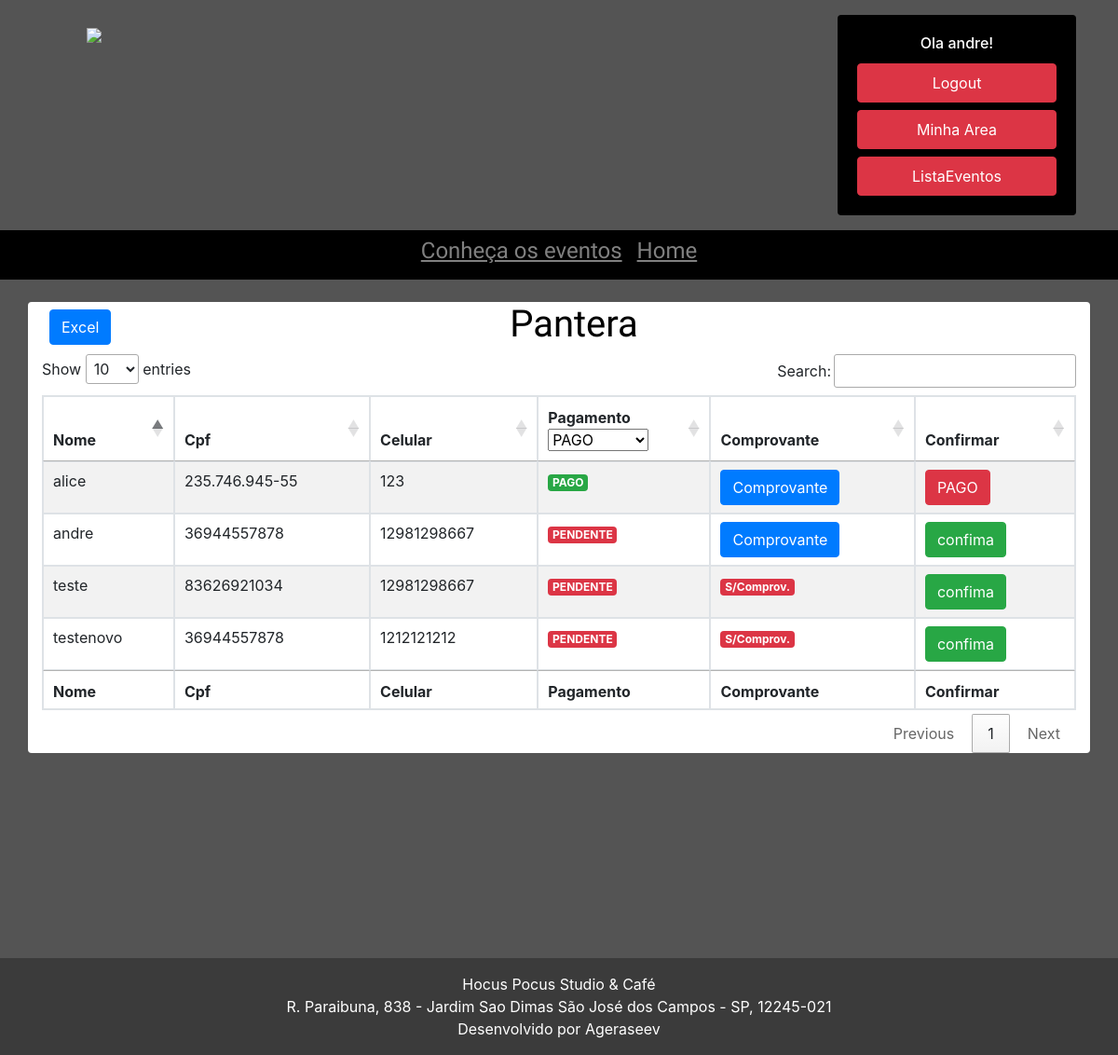
Screenshot of /lista (signed in) with the database file from the repository.
### show/models.py (models this page shows, shortened)
class Show(models.Model):
    titulo_show = models.CharField(max_length=100, )
    descricao_show = models.CharField(max_length=300)
    horario_do_show = models.CharField(max_length=100, null=True)
    data_do_show = models.DateField(null=True)
    banner = models.ImageField(upload_to='static/banners', blank=True)
    quadrado = models.ImageField(upload_to='static/banners', blank=True)
    ticket = models.ImageField(upload_to='static/ticket', blank=True)
    valor = models.DecimalField(max_digits=10, decimal_places=2, blank=True, null= True )
    publicada = models.BooleanField(default=False)
    pix = models.BooleanField(default=False)
    carrocel = models.BooleanField(default=False)

class NomeLista(models.Model):
    sem_registro = models.ForeignKey(UsuarioSemRegistro, on_delete=models.CASCADE, blank=True, null= True)
    roqueiro = models.ForeignKey(Usuario, on_delete=models.CASCADE, blank=True, null= True)
    pagamento = models.BooleanField(default=False)
    comprovante = models.ImageField(upload_to='comprovantes/%d/%m/%Y', blank=True)
    lista_reserva = models.ForeignKey(Show, on_delete=models.CASCADE, blank=True, null= True,)
    class Meta:
        unique_together = ('roqueiro', 'lista_reserva')

### usuario/models.py (models this page shows, shortened)
class Usuario(models.Model):
    usuario = models.OneToOneField(User, null=True, on_delete=models.CASCADE)
    cpf = models.CharField(max_length=11)
    celular = models.CharField(max_length=12)

class UsuarioSemRegistro(models.Model):
    usuario_sem_registro = models.CharField(max_length=50)
    cpf_sem_registro = models.CharField(max_length=11)
    celular_sem_registro = models.CharField(max_length=12)

### show/views.py (the view)
# urls.py: path('lista', lista, name='lista'),
def lista(request, id=1):
    if request.user.is_staff:
        if request.method == 'POST':
            id = request.POST['id']
            show = request.POST['show']
            cofirmapagamento = NomeLista.objects.filter(id=id)
            cofirmapagamento.update(
                pagamento=True)
            return redirect('lista/'+show)
        else:
            pessoa = NomeLista.objects.filter(lista_reserva_id=id)
            show = Show.objects.filter(id=id)
            dados = {'pessoas': pessoa,
                     'show': show
            }
            return render(request, 'lista.html', dados)
    else:
        return redirect('home')

### templates/lista.html (shortened to what this page needs)
{% extends 'base3.html' %}
{% load static %}
{% block content %}
<body>
<link rel="stylesheet" href="https://cdn.datatables.net/1.10.2/css/jquery.dataTables.min.css">
{% for nome_na_lista in show %}
<div class="container-lg bg-white rounded mt-4">
    <div class="row header" style="text-align:center;color:black">
        <div class="col-md-4 text-left m-2">
            <button id="export" class="btn btn-primary">Excel</button>
        </div>
        <h1 class="col-md-4 text-center " style="font-family: 'Chau Philomene One'">{{ nome_na_lista.titulo_show }}</h1>
    </div>
    <table id="example" class="table table-striped table-bordered" style="width:100%">
        <thead>
        <tr>
            <th>Nome</th>
            <th>Cpf</th>
            <th>Celular</th>
            <th>Pagamento</th>
            <th>Comprovante</th>
            <th>Confirmar</th>
        </tr>
        </thead>
        <tbody>
        {% for area in pessoas.all %}
        <tr>
            <td> {% if area.roqueiro == None %} {{ area.sem_registro.usuario_sem_registro }} {% else %}
                {{ area.roqueiro.usuario }} {% endif %}
            </td>
            <td>{{ area.roqueiro.cpf }} {{ area.sem_registro.cpf_sem_registro }}</td>
            <td>{{ area.roqueiro.celular }} {{ area.sem_registro.celular_sem_registro }}</td>
            {% if area.pagamento %}
            <td><label class="badge badge-success">PAGO</label></td>
            {% else %}
            <td><label class="badge badge-danger">PENDENTE</label></td>
            {% endif %}
            {% if area.comprovante %}
            <td><a href="{% url 'comprovante' %}/{{ area.id }}">
                <button class="btn btn-primary"> Comprovante</button>
            </a></td>
            {% else %}
            <td><label class="badge badge-danger"> S/Comprov. </label></td>
            {% endif %}
            <form action="{% url 'lista' %}" method="POST">
                <td>
                    {% if area.pagamento %}
                    <button class="btn btn-danger" type="submit"> PAGO</button>
                    {% else %}
                    <button class="btn btn-success" type="submit"> confima</button>
                    {% endif %}
                </td>
            </form>
        </tr>
        {% endfor %}
        </tbody>
        <tfoot>
        <tr>
            <th>Nome</th>
            <th>Cpf</th>
            <th>Celular</th>
            <th>Pagamento</th>
            <th>Comprovante</th>
            <th>Confirmar</th>
        </tr>
        </tfoot>
    </table>
</div>
{% endfor %}
{% endblock %}

### templates/partials/_navbar2.html (shortened to what this page needs)
{% load static %}
<div class="container d-none d-lg-block align-items-center my-3">
    <div class="row ">
        <div class="col-8">
            <a class="navbar-brand pl-5" href="{% url 'home' %}"><img src="{% static 'LogoHocusHorizontal01.png' %}"
                                                                      class="img-fluid " width="800"></a>
        </div>
        <div class="col justify-content-center">
            <div class="card  float-right " style="width: 16rem; background-color:#000000">
                {% if user.is_authenticated %}
                <div class="card-body " style="background-color:#000000">
                    <h6 class="card-title text-center text-white mt3"> Ola {{ user.username }}! </h6>
                    <a class="nav-link btn  btn-danger mt-2" href="{% url 'logout' %}">Logout</a>
                    <a class="nav-link btn  btn-danger mt-2"
                       href="{% url 'dashboard' %}">Minha Area</a>
                    {% if request.user.is_staff %}
                    <a class="nav-link btn btn-danger mt-2" href="{% url 'listaevento' %}">ListaEventos</a>
                    {% endif %}
                </div>
                {% endif %}
            </div>
        </div>
    </div>
</div>
{% if user.is_authenticated %}
<nav class=" navbar-expand-lg navbar-dark   " style="background-color:#000000">
        {% endif %}
        <div class="container ">
            <div class="collapse navbar-collapse justify-content-center" id="navbarNavDropdown">
                <ul class="navbar-nav ">
                    <li class="nav-item  ">
                        <a class="nav-link" style="font-family: 'Chau Philomene One'" href="/"><h4><u>Conheça os
                            eventos </u></h4><span class="sr-only">(current)</span></a>
                    </li>
                    <li class="nav-item">
                        <a class="nav-link" style="font-family: 'Chau Philomene One'" href="/"><h4><u>Home</u></h4></a>
                    </li>
                </ul>
            </div>
        </div>
    </nav>

### static/css/footer.css (style rules this page uses)
html, body { height: 100%; margin: 0; }

### rows the page displays
Show: titulo_show "Pantera"
NomeLista: roqueiro.usuario "teste", roqueiro.cpf "83626921034", roqueiro.celular "12981298667", pagamento "PENDENTE", comprovante "S/Comprov."
NomeLista: roqueiro.usuario "andre", roqueiro.cpf "36944557878", roqueiro.celular "12981298667", pagamento "PENDENTE"
NomeLista: roqueiro.usuario "alice", roqueiro.cpf "235.746.945-55", roqueiro.celular "123", pagamento "PAGO"
NomeLista: sem_registro.usuario_sem_registro "testenovo", sem_registro.cpf_sem_registro "36944557878", sem_registro.celular_sem_registro "1212121212", pagamento "PENDENTE", comprovante "S/Comprov."

### other values shown
{{ user.username }} "andre"
